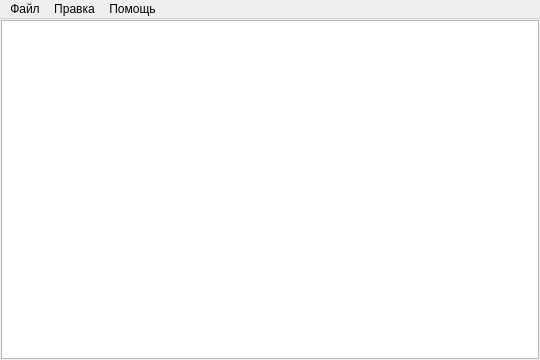
<?xml version="1.0" encoding="UTF-8"?>
<ui version="4.0">
 <class>TextRedactor</class>
 <widget class="QMainWindow" name="TextRedactor">
  <property name="geometry">
   <rect>
    <x>0</x>
    <y>0</y>
    <width>540</width>
    <height>360</height>
   </rect>
  </property>
  <property name="sizePolicy">
   <sizepolicy hsizetype="Maximum" vsizetype="Maximum">
    <horstretch>0</horstretch>
    <verstretch>0</verstretch>
   </sizepolicy>
  </property>
  <property name="minimumSize">
   <size>
    <width>540</width>
    <height>360</height>
   </size>
  </property>
  <property name="windowTitle">
   <string>Редактор Текста</string>
  </property>
  <property name="windowIcon">
   <iconset>
    <normaloff>image/Twilight_Sparkle_Icon.png</normaloff>image/Twilight_Sparkle_Icon.png</iconset>
  </property>
  <widget class="QWidget" name="centralwidget">
   <layout class="QVBoxLayout" name="verticalLayout_3">
    <property name="leftMargin">
     <number>1</number>
    </property>
    <property name="topMargin">
     <number>1</number>
    </property>
    <property name="rightMargin">
     <number>1</number>
    </property>
    <property name="bottomMargin">
     <number>1</number>
    </property>
    <item>
     <widget class="QTextEdit" name="textEdit">
      <property name="enabled">
       <bool>true</bool>
      </property>
      <property name="sizePolicy">
       <sizepolicy hsizetype="Expanding" vsizetype="Expanding">
        <horstretch>0</horstretch>
        <verstretch>0</verstretch>
       </sizepolicy>
      </property>
     </widget>
    </item>
   </layout>
  </widget>
  <widget class="QMenuBar" name="menubar">
   <property name="geometry">
    <rect>
     <x>0</x>
     <y>0</y>
     <width>540</width>
     <height>21</height>
    </rect>
   </property>
   <widget class="QMenu" name="menuFile">
    <property name="title">
     <string>Файл</string>
    </property>
    <addaction name="actionNew"/>
    <addaction name="actionOpen"/>
    <addaction name="actionSave"/>
    <addaction name="actionSaveAs"/>
    <addaction name="actionExit"/>
   </widget>
   <widget class="QMenu" name="menuEdit">
    <property name="title">
     <string>Правка</string>
    </property>
    <addaction name="actionCut"/>
    <addaction name="actionCopy"/>
    <addaction name="actionPaste"/>
   </widget>
   <widget class="QMenu" name="menuHelp">
    <property name="title">
     <string>Помощь</string>
    </property>
    <addaction name="actionInfoProgramm"/>
    <addaction name="actionQt"/>
   </widget>
   <addaction name="menuFile"/>
   <addaction name="menuEdit"/>
   <addaction name="menuHelp"/>
  </widget>
  <action name="actionNew">
   <property name="text">
    <string>Новый</string>
   </property>
  </action>
  <action name="actionOpen">
   <property name="text">
    <string>Открыть</string>
   </property>
  </action>
  <action name="actionSave">
   <property name="text">
    <string>Сохранить</string>
   </property>
  </action>
  <action name="actionSaveAs">
   <property name="text">
    <string>Сохранить как...</string>
   </property>
  </action>
  <action name="actionExit">
   <property name="text">
    <string>Выход</string>
   </property>
  </action>
  <action name="actionCut">
   <property name="text">
    <string>Вырезать</string>
   </property>
  </action>
  <action name="actionCopy">
   <property name="text">
    <string>Копировать</string>
   </property>
  </action>
  <action name="actionPaste">
   <property name="text">
    <string>Вставить</string>
   </property>
  </action>
  <action name="actionInfoProgramm">
   <property name="text">
    <string>О программе</string>
   </property>
  </action>
  <action name="actionQt">
   <property name="text">
    <string>О Qt</string>
   </property>
  </action>
 </widget>
 <resources/>
 <connections/>
</ui>
